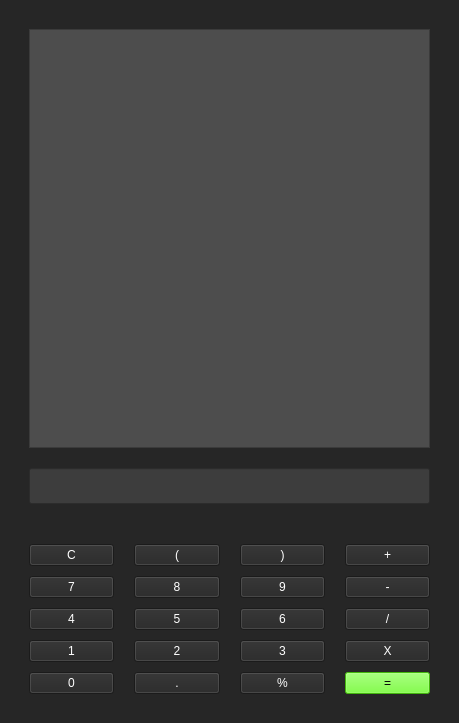
<?xml version="1.0" encoding="UTF-8"?>
<ui version="4.0">
 <class>MainWindow</class>
 <widget class="QMainWindow" name="MainWindow">
  <property name="geometry">
   <rect>
    <x>0</x>
    <y>0</y>
    <width>459</width>
    <height>723</height>
   </rect>
  </property>
  <property name="minimumSize">
   <size>
    <width>0</width>
    <height>0</height>
   </size>
  </property>
  <property name="windowTitle">
   <string>MainWindow</string>
  </property>
  <property name="styleSheet">
   <string notr="true">background-color: rgb(38, 38, 38);</string>
  </property>
  <widget class="QWidget" name="centralwidget">
   <layout class="QGridLayout" name="gridLayout_4">
    <item row="0" column="0">
     <layout class="QGridLayout" name="parentGrid">
      <property name="leftMargin">
       <number>0</number>
      </property>
      <property name="topMargin">
       <number>0</number>
      </property>
      <property name="rightMargin">
       <number>0</number>
      </property>
      <property name="bottomMargin">
       <number>0</number>
      </property>
      <property name="spacing">
       <number>0</number>
      </property>
      <item row="1" column="0">
       <layout class="QGridLayout" name="buttonsGrid">
        <property name="leftMargin">
         <number>20</number>
        </property>
        <property name="topMargin">
         <number>20</number>
        </property>
        <property name="rightMargin">
         <number>20</number>
        </property>
        <property name="bottomMargin">
         <number>20</number>
        </property>
        <property name="horizontalSpacing">
         <number>20</number>
        </property>
        <property name="verticalSpacing">
         <number>10</number>
        </property>
        <item row="4" column="1">
         <widget class="QPushButton" name="btnPoint">
          <property name="styleSheet">
           <string notr="true">color: rgb(255, 255, 255);</string>
          </property>
          <property name="text">
           <string>.</string>
          </property>
         </widget>
        </item>
        <item row="3" column="0">
         <widget class="QPushButton" name="btn1">
          <property name="styleSheet">
           <string notr="true">color: rgb(255, 255, 255);</string>
          </property>
          <property name="text">
           <string>1</string>
          </property>
         </widget>
        </item>
        <item row="1" column="3">
         <widget class="QPushButton" name="btnMinus">
          <property name="styleSheet">
           <string notr="true">color: rgb(255, 255, 255);</string>
          </property>
          <property name="text">
           <string>-</string>
          </property>
         </widget>
        </item>
        <item row="3" column="2">
         <widget class="QPushButton" name="btn3">
          <property name="styleSheet">
           <string notr="true">color: rgb(255, 255, 255);</string>
          </property>
          <property name="text">
           <string>3</string>
          </property>
         </widget>
        </item>
        <item row="4" column="3">
         <widget class="QPushButton" name="btnEquals">
          <property name="styleSheet">
           <string notr="true">color: rgb(0, 0, 0);
background-color: rgb(92, 255, 17);</string>
          </property>
          <property name="text">
           <string>=</string>
          </property>
         </widget>
        </item>
        <item row="1" column="0">
         <widget class="QPushButton" name="btn7">
          <property name="styleSheet">
           <string notr="true">color: rgb(255, 255, 255);</string>
          </property>
          <property name="text">
           <string>7</string>
          </property>
         </widget>
        </item>
        <item row="2" column="0">
         <widget class="QPushButton" name="btn4">
          <property name="sizeIncrement">
           <size>
            <width>0</width>
            <height>1</height>
           </size>
          </property>
          <property name="styleSheet">
           <string notr="true">color: rgb(255, 255, 255);</string>
          </property>
          <property name="text">
           <string>4</string>
          </property>
         </widget>
        </item>
        <item row="2" column="1">
         <widget class="QPushButton" name="btn5">
          <property name="styleSheet">
           <string notr="true">color: rgb(255, 255, 255);</string>
          </property>
          <property name="text">
           <string>5</string>
          </property>
         </widget>
        </item>
        <item row="0" column="3">
         <widget class="QPushButton" name="btnPlus">
          <property name="styleSheet">
           <string notr="true">color: rgb(255, 255, 255);</string>
          </property>
          <property name="text">
           <string>+</string>
          </property>
         </widget>
        </item>
        <item row="0" column="1">
         <widget class="QPushButton" name="leftBracket">
          <property name="styleSheet">
           <string notr="true">color: rgb(255, 255, 255);</string>
          </property>
          <property name="text">
           <string>(</string>
          </property>
         </widget>
        </item>
        <item row="1" column="2">
         <widget class="QPushButton" name="btn9">
          <property name="styleSheet">
           <string notr="true">color: rgb(255, 255, 255);</string>
          </property>
          <property name="text">
           <string>9</string>
          </property>
         </widget>
        </item>
        <item row="4" column="0">
         <widget class="QPushButton" name="btn0">
          <property name="styleSheet">
           <string notr="true">color: rgb(255, 255, 255);</string>
          </property>
          <property name="text">
           <string>0</string>
          </property>
         </widget>
        </item>
        <item row="2" column="2">
         <widget class="QPushButton" name="btn6">
          <property name="styleSheet">
           <string notr="true">color: rgb(255, 255, 255);</string>
          </property>
          <property name="text">
           <string>6</string>
          </property>
         </widget>
        </item>
        <item row="0" column="2">
         <widget class="QPushButton" name="rightBracket">
          <property name="styleSheet">
           <string notr="true">color: rgb(255, 255, 255);</string>
          </property>
          <property name="text">
           <string>)</string>
          </property>
         </widget>
        </item>
        <item row="4" column="2">
         <widget class="QPushButton" name="btnPercentage">
          <property name="styleSheet">
           <string notr="true">color: rgb(255, 255, 255);</string>
          </property>
          <property name="text">
           <string>%</string>
          </property>
         </widget>
        </item>
        <item row="2" column="3">
         <widget class="QPushButton" name="btnDivide">
          <property name="styleSheet">
           <string notr="true">color: rgb(255, 255, 255);</string>
          </property>
          <property name="text">
           <string>/</string>
          </property>
         </widget>
        </item>
        <item row="0" column="0">
         <widget class="QPushButton" name="clearbtn">
          <property name="styleSheet">
           <string notr="true">color: rgb(255, 255, 255);</string>
          </property>
          <property name="text">
           <string>C</string>
          </property>
          <property name="iconSize">
           <size>
            <width>16</width>
            <height>16</height>
           </size>
          </property>
         </widget>
        </item>
        <item row="3" column="3">
         <widget class="QPushButton" name="btnMultiply">
          <property name="styleSheet">
           <string notr="true">color: rgb(255, 255, 255);</string>
          </property>
          <property name="text">
           <string>X</string>
          </property>
         </widget>
        </item>
        <item row="3" column="1">
         <widget class="QPushButton" name="btn2">
          <property name="styleSheet">
           <string notr="true">color: rgb(255, 255, 255);
</string>
          </property>
          <property name="text">
           <string>2</string>
          </property>
         </widget>
        </item>
        <item row="1" column="1">
         <widget class="QPushButton" name="btn8">
          <property name="styleSheet">
           <string notr="true">color: rgb(255, 255, 255);</string>
          </property>
          <property name="text">
           <string>8</string>
          </property>
         </widget>
        </item>
       </layout>
      </item>
      <item row="0" column="0">
       <layout class="QGridLayout" name="input_outputGrid">
        <property name="leftMargin">
         <number>20</number>
        </property>
        <property name="topMargin">
         <number>20</number>
        </property>
        <property name="rightMargin">
         <number>20</number>
        </property>
        <property name="bottomMargin">
         <number>20</number>
        </property>
        <property name="spacing">
         <number>20</number>
        </property>
        <item row="1" column="0">
         <widget class="QLineEdit" name="inputBox">
          <property name="font">
           <font>
            <pointsize>18</pointsize>
           </font>
          </property>
          <property name="styleSheet">
           <string notr="true">color: rgb(255, 255, 255);
background-color: rgb(61, 61, 61);</string>
          </property>
         </widget>
        </item>
        <item row="0" column="0">
         <widget class="QTextEdit" name="outputBox">
          <property name="font">
           <font>
            <pointsize>22</pointsize>
           </font>
          </property>
          <property name="cursor" stdset="0">
           <cursorShape>ArrowCursor</cursorShape>
          </property>
          <property name="focusPolicy">
           <enum>Qt::NoFocus</enum>
          </property>
          <property name="layoutDirection">
           <enum>Qt::RightToLeft</enum>
          </property>
          <property name="styleSheet">
           <string notr="true">background-color: rgb(77, 77, 77);
color: rgb(255, 255, 255);</string>
          </property>
         </widget>
        </item>
       </layout>
      </item>
     </layout>
    </item>
   </layout>
  </widget>
 </widget>
 <resources/>
 <connections/>
</ui>
